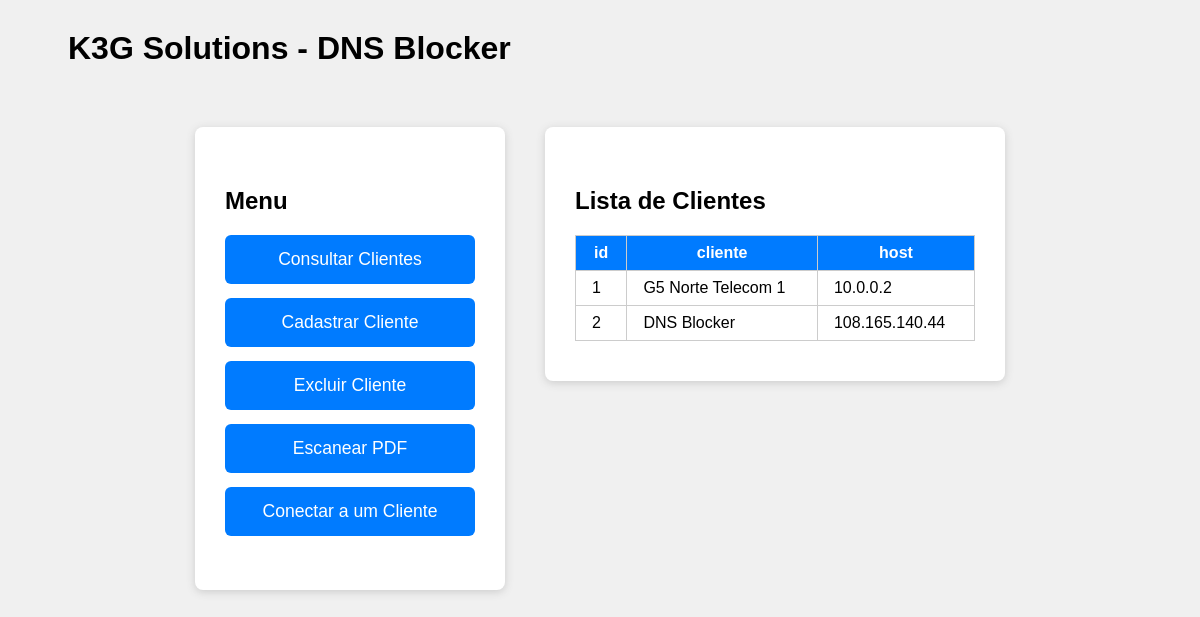
The page / on the database its author committed.
### tables this page shows
CREATE TABLE clientes (
            id INTEGER PRIMARY KEY AUTOINCREMENT,
            cliente TEXT NOT NULL,
            host TEXT NOT NULL,
            username TEXT NOT NULL,
            password TEXT NOT NULL,
            port INTEGER NOT NULL,
            senha_root TEXT NOT NULL
        );

### app.py (the view)
@app.route('/')
def home():
    conn = sqlite3.connect('clientes.db')
    cursor = conn.cursor()
    cursor.execute("SELECT * FROM clientes")
    clientes = cursor.fetchall()
    colunas = [description[0] for description in cursor.description]
    conn.close()
    return render_template('home.html', clientes=clientes, colunas=colunas)

### templates/home.html (shortened to what this page needs)
<!DOCTYPE html>
<html lang="pt-br">
<head>
</head>
<body>
    <h1 class="titulo-esquerda">K3G Solutions - DNS Blocker</h1>
    <div class="main-flex">
        <div class="btn-group">
            <h2>Menu</h2>
            <a href="/consultar-clientes" class="btn">Consultar Clientes</a>
            <a href="/cadastrar-cliente" class="btn">Cadastrar Cliente</a>
            <a href="/excluir-cliente" class="btn">Excluir Cliente</a>
            <a href="/escanear-pdf" class="btn">Escanear PDF</a>
            <a href="/conectar-cliente" class="btn">Conectar a um Cliente</a>
        </div>
        <div class="table-container">
            <h2>Lista de Clientes</h2>
            {% if clientes %}
            <table>
                <tr>
                    {% for col in colunas %}
                        {% if col in ['id', 'cliente', 'host'] %}
                            <th>{{ col }}</th>
                        {% endif %}
                    {% endfor %}
                </tr>
                {% for cliente in clientes %}
                <tr>
                    {% for col in colunas %}
                        {% if col in ['id', 'cliente', 'host'] %}
                            <td>{{ cliente[colunas.index(col)] }}</td>
                        {% endif %}
                    {% endfor %}
                </tr>
                {% endfor %}
            </table>
            {% else %}
            <p>Nenhum cliente encontrado.</p>
            {% endif %}
        </div>
    </div>
</body>
</html>

### templates/home.html (style rules this page uses)
body { font-family: Arial, sans-serif; background: #f0f0f0; color: #000; }
.main-flex { display: flex; justify-content: center; align-items: flex-start; margin-top: 60px; }
.btn-group { background: #fff; padding: 40px 30px; border-radius: 8px; box-shadow: 0 2px 8px #ccc; margin-right: 40px; min-width: 250px; }
.btn { display: block; width: 100%; margin: 14px 0; padding: 14px 0; font-size: 1.1em; background: #007bff; color: #fff; border: none; border-radius: 6px; cursor: pointer; transition: background 0.2s; text-decoration: none; text-align: center; }
.table-container { background: #fff; padding: 40px 30px; border-radius: 8px; box-shadow: 0 2px 8px #ccc; min-width: 400px; }
table { margin: 0 auto; border-collapse: collapse; width: 100%; }
th, td { border: 1px solid #ccc; padding: 8px 16px; color: #000; }
th { background: #007bff; color: #fff; }
.titulo-esquerda { text-align: left; margin: 30px 0 0 60px; color: #000000; }

### rows shown on the page
clientes: id "1" "G5 Norte Telecom 1" "10.0.0.2"
clientes: id "2" "DNS Blocker" "108.165.140.44"

### other values the page prints
{{ col }} "id" "cliente" "host"
